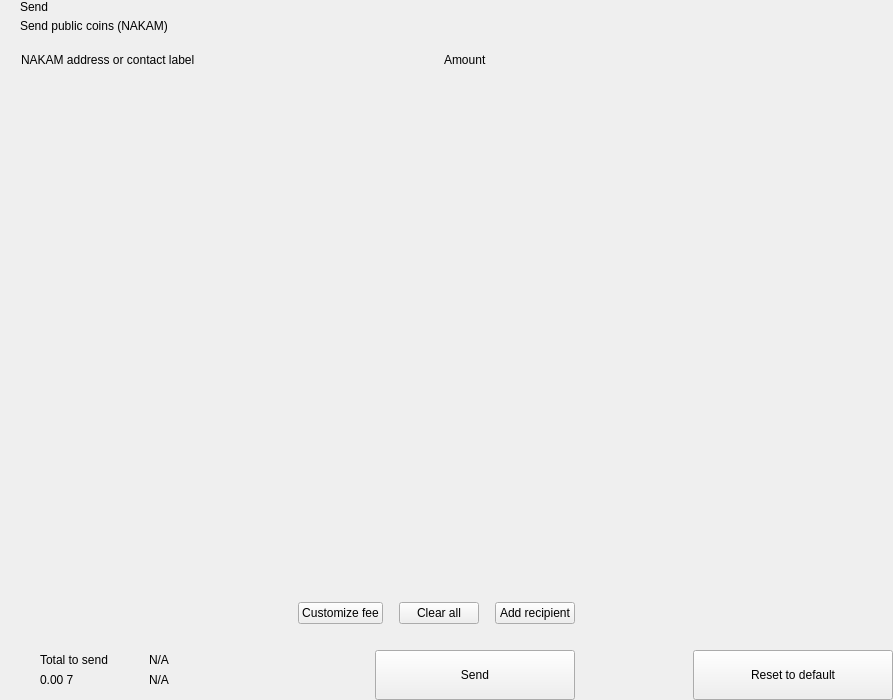
<?xml version="1.0" encoding="UTF-8"?>
<ui version="4.0">
 <class>send</class>
 <widget class="QWidget" name="send">
  <property name="geometry">
   <rect>
    <x>0</x>
    <y>0</y>
    <width>893</width>
    <height>700</height>
   </rect>
  </property>
  <property name="windowTitle">
   <string>Form</string>
  </property>
  <layout class="QHBoxLayout" name="horizontalLayout_2" stretch="2,1">
   <property name="spacing">
    <number>0</number>
   </property>
   <property name="leftMargin">
    <number>0</number>
   </property>
   <property name="topMargin">
    <number>0</number>
   </property>
   <property name="rightMargin">
    <number>0</number>
   </property>
   <property name="bottomMargin">
    <number>0</number>
   </property>
   <item>
    <widget class="QWidget" name="left" native="true">
     <layout class="QVBoxLayout" name="verticalLayout_3">
      <property name="spacing">
       <number>0</number>
      </property>
      <property name="leftMargin">
       <number>0</number>
      </property>
      <property name="topMargin">
       <number>0</number>
      </property>
      <property name="rightMargin">
       <number>0</number>
      </property>
      <property name="bottomMargin">
       <number>0</number>
      </property>
      <item>
       <layout class="QVBoxLayout" name="verticalLayout_22" stretch="0,0,0,1,0,0,0,0">
        <property name="spacing">
         <number>0</number>
        </property>
        <item>
         <layout class="QHBoxLayout" name="horizontalLayout_3">
          <property name="spacing">
           <number>0</number>
          </property>
          <property name="leftMargin">
           <number>20</number>
          </property>
          <property name="rightMargin">
           <number>20</number>
          </property>
          <item>
           <layout class="QVBoxLayout" name="verticalLayout">
            <property name="spacing">
             <number>5</number>
            </property>
            <item>
             <widget class="QLabel" name="labelTitle">
              <property name="text">
               <string>Send</string>
              </property>
              <property name="alignment">
               <set>Qt::AlignLeading|Qt::AlignLeft|Qt::AlignVCenter</set>
              </property>
             </widget>
            </item>
            <item>
             <widget class="QLabel" name="labelSubtitle1">
              <property name="text">
               <string>Send public coins (NAKAM)</string>
              </property>
             </widget>
            </item>
           </layout>
          </item>
          <item>
           <spacer name="horizontalSpacer">
            <property name="orientation">
             <enum>Qt::Horizontal</enum>
            </property>
            <property name="sizeHint" stdset="0">
             <size>
              <width>40</width>
              <height>20</height>
             </size>
            </property>
           </spacer>
          </item>
         </layout>
        </item>
        <item>
         <spacer name="verticalSpacer_2">
          <property name="orientation">
           <enum>Qt::Vertical</enum>
          </property>
          <property name="sizeType">
           <enum>QSizePolicy::Fixed</enum>
          </property>
          <property name="sizeHint" stdset="0">
           <size>
            <width>20</width>
            <height>20</height>
           </size>
          </property>
         </spacer>
        </item>
        <item>
         <layout class="QHBoxLayout" name="horizontalLayout" stretch="6,0,2">
          <property name="spacing">
           <number>0</number>
          </property>
          <property name="leftMargin">
           <number>10</number>
          </property>
          <property name="topMargin">
           <number>0</number>
          </property>
          <property name="rightMargin">
           <number>20</number>
          </property>
          <property name="bottomMargin">
           <number>0</number>
          </property>
          <item>
           <widget class="QLabel" name="labelSubtitleAddress">
            <property name="styleSheet">
             <string notr="true">margin-left:8px;</string>
            </property>
            <property name="text">
             <string>NAKAM address or contact label</string>
            </property>
           </widget>
          </item>
          <item>
           <spacer name="horizontalSpacer_3">
            <property name="orientation">
             <enum>Qt::Horizontal</enum>
            </property>
            <property name="sizeType">
             <enum>QSizePolicy::Fixed</enum>
            </property>
            <property name="sizeHint" stdset="0">
             <size>
              <width>40</width>
              <height>1</height>
             </size>
            </property>
           </spacer>
          </item>
          <item>
           <widget class="QLabel" name="labelSubtitleAmount">
            <property name="text">
             <string>Amount</string>
            </property>
           </widget>
          </item>
         </layout>
        </item>
        <item>
         <widget class="QScrollArea" name="scrollArea">
          <property name="minimumSize">
           <size>
            <width>0</width>
            <height>350</height>
           </size>
          </property>
          <property name="styleSheet">
           <string notr="true">#scrollArea {
            background:transparent;
            margin-top:10px;
}</string>
          </property>
          <property name="horizontalScrollBarPolicy">
           <enum>Qt::ScrollBarAlwaysOff</enum>
          </property>
          <property name="sizeAdjustPolicy">
           <enum>QAbstractScrollArea::AdjustIgnored</enum>
          </property>
          <property name="widgetResizable">
           <bool>true</bool>
          </property>
          <property name="alignment">
           <set>Qt::AlignLeading|Qt::AlignLeft|Qt::AlignTop</set>
          </property>
          <widget class="QWidget" name="scrollAreaWidgetContents">
           <property name="geometry">
            <rect>
             <x>0</x>
             <y>0</y>
             <width>591</width>
             <height>16</height>
            </rect>
           </property>
           <property name="sizePolicy">
            <sizepolicy hsizetype="Preferred" vsizetype="Maximum">
             <horstretch>0</horstretch>
             <verstretch>0</verstretch>
            </sizepolicy>
           </property>
           <property name="autoFillBackground">
            <bool>false</bool>
           </property>
           <property name="styleSheet">
            <string notr="true">#scrollAreaWidgetContents {
             background:transparent;
             }</string>
           </property>
           <layout class="QVBoxLayout" name="verticalLayout_7">
            <property name="spacing">
             <number>0</number>
            </property>
            <property name="sizeConstraint">
             <enum>QLayout::SetDefaultConstraint</enum>
            </property>
            <property name="leftMargin">
             <number>0</number>
            </property>
            <property name="topMargin">
             <number>0</number>
            </property>
            <property name="rightMargin">
             <number>0</number>
            </property>
            <property name="bottomMargin">
             <number>0</number>
            </property>
           </layout>
          </widget>
         </widget>
        </item>
        <item>
         <spacer name="verticalSpacer_4">
          <property name="orientation">
           <enum>Qt::Vertical</enum>
          </property>
          <property name="sizeType">
           <enum>QSizePolicy::Fixed</enum>
          </property>
          <property name="sizeHint" stdset="0">
           <size>
            <width>20</width>
            <height>20</height>
           </size>
          </property>
         </spacer>
        </item>
        <item>
         <layout class="QHBoxLayout" name="horizontalLayout_20">
          <property name="spacing">
           <number>6</number>
          </property>
          <property name="leftMargin">
           <number>20</number>
          </property>
          <property name="rightMargin">
           <number>20</number>
          </property>
          <item>
           <spacer name="horizontalSpacer_4">
            <property name="orientation">
             <enum>Qt::Horizontal</enum>
            </property>
            <property name="sizeHint" stdset="0">
             <size>
              <width>10</width>
              <height>20</height>
             </size>
            </property>
           </spacer>
          </item>
          <item>
           <widget class="QPushButton" name="pushButtonFee">
            <property name="focusPolicy">
             <enum>Qt::NoFocus</enum>
            </property>
            <property name="text">
             <string>Customize fee</string>
            </property>
           </widget>
          </item>
          <item>
           <spacer name="horizontalSpacer_11">
            <property name="orientation">
             <enum>Qt::Horizontal</enum>
            </property>
            <property name="sizeType">
             <enum>QSizePolicy::Minimum</enum>
            </property>
            <property name="sizeHint" stdset="0">
             <size>
              <width>10</width>
              <height>20</height>
             </size>
            </property>
           </spacer>
          </item>
          <item>
           <widget class="QPushButton" name="pushButtonClear">
            <property name="focusPolicy">
             <enum>Qt::NoFocus</enum>
            </property>
            <property name="layoutDirection">
             <enum>Qt::RightToLeft</enum>
            </property>
            <property name="text">
             <string>Clear all</string>
            </property>
           </widget>
          </item>
          <item>
           <spacer name="horizontalSpacer_6">
            <property name="orientation">
             <enum>Qt::Horizontal</enum>
            </property>
            <property name="sizeType">
             <enum>QSizePolicy::Fixed</enum>
            </property>
            <property name="sizeHint" stdset="0">
             <size>
              <width>10</width>
              <height>20</height>
             </size>
            </property>
           </spacer>
          </item>
          <item>
           <widget class="QPushButton" name="pushButtonAddRecipient">
            <property name="focusPolicy">
             <enum>Qt::NoFocus</enum>
            </property>
            <property name="text">
             <string>Add recipient</string>
            </property>
           </widget>
          </item>
         </layout>
        </item>
        <item>
         <spacer name="verticalSpacer">
          <property name="orientation">
           <enum>Qt::Vertical</enum>
          </property>
          <property name="sizeType">
           <enum>QSizePolicy::Fixed</enum>
          </property>
          <property name="sizeHint" stdset="0">
           <size>
            <width>20</width>
            <height>16</height>
           </size>
          </property>
         </spacer>
        </item>
        <item>
         <layout class="QHBoxLayout" name="horizontalLayout_7">
          <property name="rightMargin">
           <number>20</number>
          </property>
          <item>
           <layout class="QHBoxLayout" name="horizontalLayout_10">
            <property name="spacing">
             <number>0</number>
            </property>
            <property name="leftMargin">
             <number>8</number>
            </property>
            <item>
             <widget class="QStackedWidget" name="stackedWidget">
              <property name="minimumSize">
               <size>
                <width>0</width>
                <height>60</height>
               </size>
              </property>
              <property name="maximumSize">
               <size>
                <width>16777215</width>
                <height>60</height>
               </size>
              </property>
              <widget class="QWidget" name="page1">
               <layout class="QVBoxLayout" name="verticalLayout_71" stretch="0">
                <property name="spacing">
                 <number>6</number>
                </property>
                <property name="leftMargin">
                 <number>12</number>
                </property>
                <property name="topMargin">
                 <number>0</number>
                </property>
                <property name="rightMargin">
                 <number>0</number>
                </property>
                <property name="bottomMargin">
                 <number>0</number>
                </property>
                <item>
                 <widget class="QWidget" name="coinWidget" native="true">
                  <property name="minimumSize">
                   <size>
                    <width>0</width>
                    <height>60</height>
                   </size>
                  </property>
                  <property name="maximumSize">
                   <size>
                    <width>16777215</width>
                    <height>60</height>
                   </size>
                  </property>
                  <layout class="QHBoxLayout" name="horizontalLayout_9">
                   <property name="spacing">
                    <number>0</number>
                   </property>
                   <property name="leftMargin">
                    <number>20</number>
                   </property>
                   <property name="topMargin">
                    <number>10</number>
                   </property>
                   <property name="rightMargin">
                    <number>20</number>
                   </property>
                   <property name="bottomMargin">
                    <number>10</number>
                   </property>
                   <item>
                    <layout class="QVBoxLayout" name="verticalSend">
                     <property name="spacing">
                      <number>0</number>
                     </property>
                     <item>
                      <widget class="QLabel" name="labelTitleTotalSend">
                       <property name="text">
                        <string>Total to send</string>
                       </property>
                      </widget>
                     </item>
                     <item>
                      <widget class="QLabel" name="labelAmountSend">
                       <property name="text">
                        <string notr="true">0.00 7</string>
                       </property>
                      </widget>
                     </item>
                    </layout>
                   </item>
                   <item>
                    <spacer name="horizontalSpacer_9">
                     <property name="orientation">
                      <enum>Qt::Horizontal</enum>
                     </property>
                     <property name="sizeType">
                      <enum>QSizePolicy::Fixed</enum>
                     </property>
                     <property name="sizeHint" stdset="0">
                      <size>
                       <width>20</width>
                       <height>20</height>
                      </size>
                     </property>
                    </spacer>
                   </item>
                   <item>
                    <widget class="QLabel" name="labelLine">
                     <property name="minimumSize">
                      <size>
                       <width>1</width>
                       <height>0</height>
                      </size>
                     </property>
                     <property name="maximumSize">
                      <size>
                       <width>1</width>
                       <height>16777215</height>
                      </size>
                     </property>
                     <property name="text">
                      <string/>
                     </property>
                    </widget>
                   </item>
                   <item>
                    <spacer name="horizontalSpacer_10">
                     <property name="orientation">
                      <enum>Qt::Horizontal</enum>
                     </property>
                     <property name="sizeType">
                      <enum>QSizePolicy::Fixed</enum>
                     </property>
                     <property name="sizeHint" stdset="0">
                      <size>
                       <width>20</width>
                       <height>20</height>
                      </size>
                     </property>
                    </spacer>
                   </item>
                   <item>
                    <layout class="QVBoxLayout" name="verticalRemaining">
                     <property name="spacing">
                      <number>0</number>
                     </property>
                     <item>
                      <widget class="QLabel" name="labelTitleTotalRemaining">
                       <property name="text">
                        <string notr="true">N/A</string>
                       </property>
                      </widget>
                     </item>
                     <item>
                      <widget class="QLabel" name="labelAmountRemaining">
                       <property name="text">
                        <string notr="true">N/A</string>
                       </property>
                      </widget>
                     </item>
                    </layout>
                   </item>
                  </layout>
                 </widget>
                </item>
               </layout>
              </widget>
              <widget class="QWidget" name="page_2"/>
             </widget>
            </item>
           </layout>
          </item>
          <item>
           <spacer name="horizontalSpacer_5">
            <property name="orientation">
             <enum>Qt::Horizontal</enum>
            </property>
            <property name="sizeType">
             <enum>QSizePolicy::Expanding</enum>
            </property>
            <property name="sizeHint" stdset="0">
             <size>
              <width>40</width>
              <height>20</height>
             </size>
            </property>
           </spacer>
          </item>
          <item alignment="Qt::AlignBottom">
           <widget class="QPushButton" name="pushButtonSave">
            <property name="minimumSize">
             <size>
              <width>200</width>
              <height>50</height>
             </size>
            </property>
            <property name="maximumSize">
             <size>
              <width>200</width>
              <height>50</height>
             </size>
            </property>
            <property name="focusPolicy">
             <enum>Qt::NoFocus</enum>
            </property>
            <property name="text">
             <string>Send</string>
            </property>
           </widget>
          </item>
         </layout>
        </item>
       </layout>
      </item>
     </layout>
    </widget>
   </item>
   <item>
    <widget class="QWidget" name="right" native="true">
     <layout class="QVBoxLayout" name="verticalLayout_5">
      <property name="leftMargin">
       <number>0</number>
      </property>
      <property name="topMargin">
       <number>0</number>
      </property>
      <property name="rightMargin">
       <number>0</number>
      </property>
      <property name="bottomMargin">
       <number>0</number>
      </property>
      <item>
       <layout class="QVBoxLayout" name="verticalLayout_4">
        <property name="spacing">
         <number>6</number>
        </property>
        <item>
         <widget class="OptionButton" name="btnCoinControl" native="true">
          <property name="minimumSize">
           <size>
            <width>0</width>
            <height>50</height>
           </size>
          </property>
         </widget>
        </item>
        <item>
         <widget class="OptionButton" name="btnChangeAddress" native="true">
          <property name="minimumSize">
           <size>
            <width>0</width>
            <height>50</height>
           </size>
          </property>
         </widget>
        </item>
        <item>
         <widget class="OptionButton" name="btnUri" native="true">
          <property name="minimumSize">
           <size>
            <width>0</width>
            <height>50</height>
           </size>
          </property>
         </widget>
        </item>
        <item>
         <spacer name="verticalSpacer_5">
          <property name="orientation">
           <enum>Qt::Vertical</enum>
          </property>
          <property name="sizeHint" stdset="0">
           <size>
            <width>20</width>
            <height>40</height>
           </size>
          </property>
         </spacer>
        </item>
        <item>
         <layout class="QHBoxLayout" name="horizontalLayout_8">
          <item>
           <spacer name="horizontalSpacer_7">
            <property name="orientation">
             <enum>Qt::Horizontal</enum>
            </property>
            <property name="sizeHint" stdset="0">
             <size>
              <width>40</width>
              <height>20</height>
             </size>
            </property>
           </spacer>
          </item>
          <item>
           <widget class="QPushButton" name="pushButtonReset">
            <property name="minimumSize">
             <size>
              <width>200</width>
              <height>50</height>
             </size>
            </property>
            <property name="maximumSize">
             <size>
              <width>200</width>
              <height>50</height>
             </size>
            </property>
            <property name="focusPolicy">
             <enum>Qt::NoFocus</enum>
            </property>
            <property name="text">
             <string>Reset to default</string>
            </property>
           </widget>
          </item>
         </layout>
        </item>
       </layout>
      </item>
     </layout>
    </widget>
   </item>
  </layout>
 </widget>
 <customwidgets>
  <customwidget>
   <class>OptionButton</class>
   <extends>QWidget</extends>
   <header>qt/nakam/optionbutton.h</header>
   <container>1</container>
  </customwidget>
 </customwidgets>
 <resources/>
 <connections/>
</ui>
